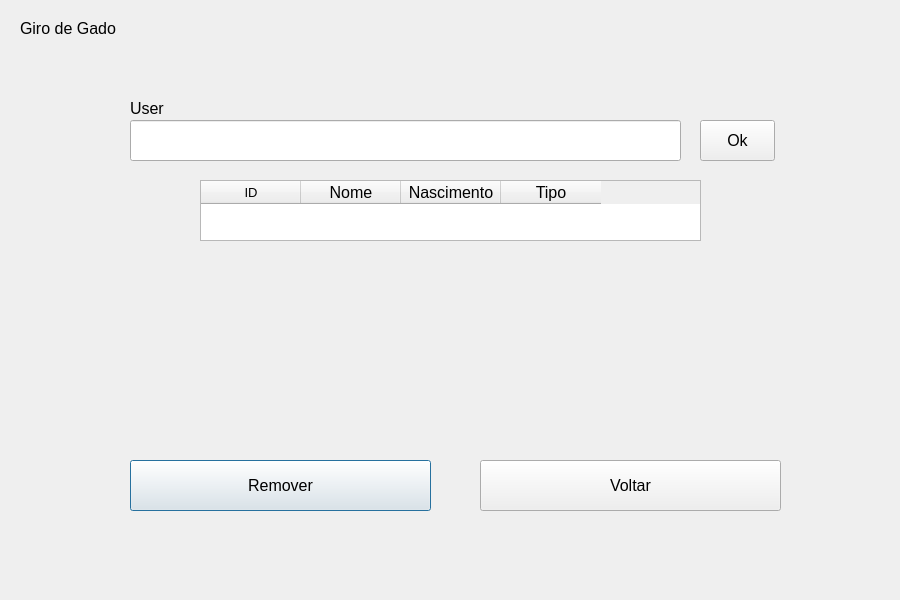
<?xml version="1.0" encoding="UTF-8"?>
<ui version="4.0">
 <class>UserRemoveScreen</class>
 <widget class="QDialog" name="UserRemoveScreen">
  <property name="geometry">
   <rect>
    <x>0</x>
    <y>0</y>
    <width>900</width>
    <height>600</height>
   </rect>
  </property>
  <property name="windowTitle">
   <string>Tela de Exclusão de Usuário</string>
  </property>
  <widget class="QLabel" name="labelUser">
   <property name="geometry">
    <rect>
     <x>130</x>
     <y>100</y>
     <width>121</width>
     <height>16</height>
    </rect>
   </property>
   <property name="font">
    <font>
     <pointsize>12</pointsize>
    </font>
   </property>
   <property name="text">
    <string>User</string>
   </property>
  </widget>
  <widget class="QLabel" name="labelTitle">
   <property name="geometry">
    <rect>
     <x>20</x>
     <y>20</y>
     <width>101</width>
     <height>16</height>
    </rect>
   </property>
   <property name="font">
    <font>
     <pointsize>12</pointsize>
    </font>
   </property>
   <property name="text">
    <string>Giro de Gado</string>
   </property>
  </widget>
  <widget class="QLineEdit" name="inputUser">
   <property name="geometry">
    <rect>
     <x>130</x>
     <y>120</y>
     <width>551</width>
     <height>41</height>
    </rect>
   </property>
   <property name="font">
    <font>
     <pointsize>12</pointsize>
    </font>
   </property>
  </widget>
  <widget class="QPushButton" name="removeButton">
   <property name="geometry">
    <rect>
     <x>130</x>
     <y>460</y>
     <width>301</width>
     <height>51</height>
    </rect>
   </property>
   <property name="font">
    <font>
     <pointsize>12</pointsize>
    </font>
   </property>
   <property name="text">
    <string>Remover</string>
   </property>
  </widget>
  <widget class="QTableWidget" name="userRemoveTable">
   <property name="geometry">
    <rect>
     <x>200</x>
     <y>180</y>
     <width>501</width>
     <height>61</height>
    </rect>
   </property>
   <property name="font">
    <font>
     <pointsize>12</pointsize>
    </font>
   </property>
   <column>
    <property name="text">
     <string>ID</string>
    </property>
    <property name="font">
     <font>
      <pointsize>10</pointsize>
     </font>
    </property>
   </column>
   <column>
    <property name="text">
     <string>Nome</string>
    </property>
   </column>
   <column>
    <property name="text">
     <string>Nascimento</string>
    </property>
   </column>
   <column>
    <property name="text">
     <string>Tipo</string>
    </property>
   </column>
  </widget>
  <widget class="QPushButton" name="okButton">
   <property name="geometry">
    <rect>
     <x>700</x>
     <y>120</y>
     <width>75</width>
     <height>41</height>
    </rect>
   </property>
   <property name="font">
    <font>
     <pointsize>12</pointsize>
    </font>
   </property>
   <property name="text">
    <string>Ok</string>
   </property>
  </widget>
  <widget class="QPushButton" name="backButton">
   <property name="geometry">
    <rect>
     <x>480</x>
     <y>460</y>
     <width>301</width>
     <height>51</height>
    </rect>
   </property>
   <property name="font">
    <font>
     <pointsize>12</pointsize>
    </font>
   </property>
   <property name="text">
    <string>Voltar</string>
   </property>
  </widget>
 </widget>
 <resources/>
 <connections/>
</ui>
